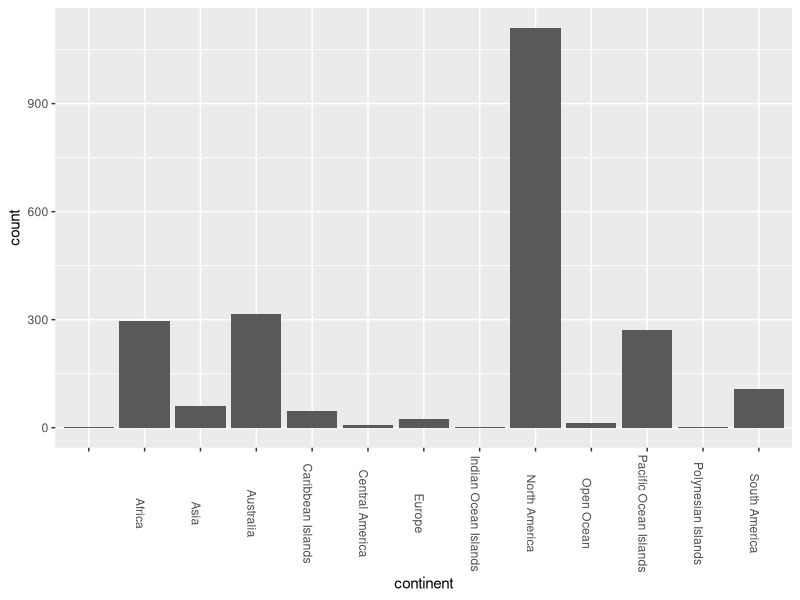
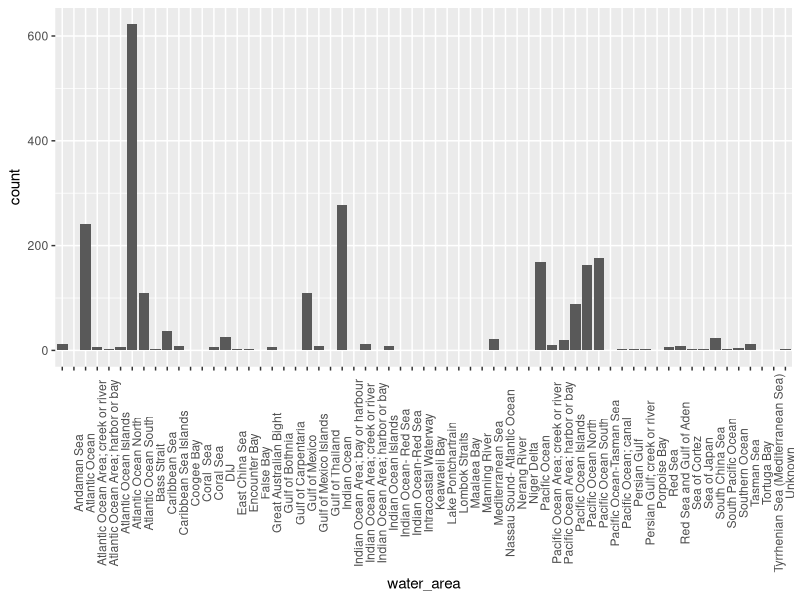
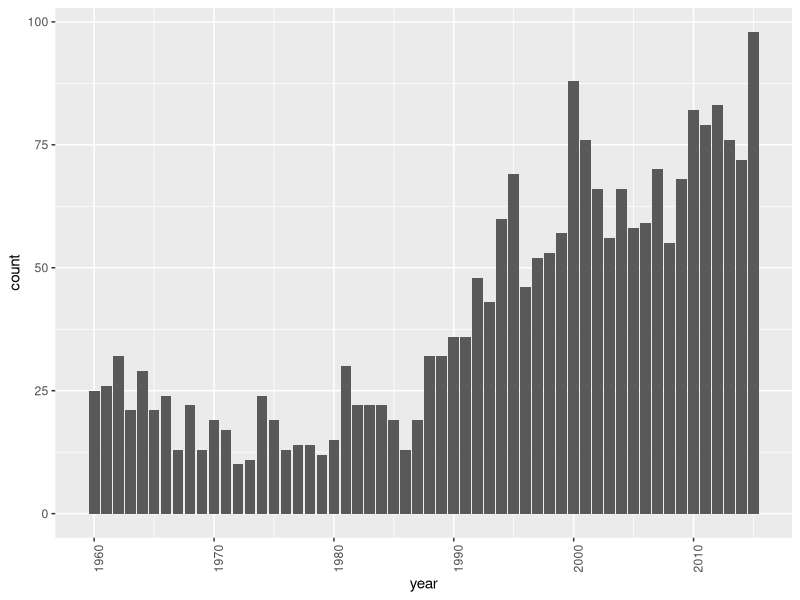

R code for these plots, in order:
## ---- chunk 1
SharkAttackdata <- read.csv("../data/SharkAttackdata.csv")
## ---- chunk 2
library(dplyr)
library(ggplot2)
## ---- chunk 3
Water_area_freq <- count(SharkAttackdata, 'water_area')
## ---- chunk 4
Continent_freq <- count(SharkAttackdata, 'continent')
## ---- chunk 5
ggplot(SharkAttackdata, aes(continent)) +
  geom_bar() +
   theme(legend.position = "bottom") +
    theme(legend.direction = "vertical") +
    theme(axis.text.x = element_text(angle = -90))
## ---- chunk 6
ggplot(SharkAttackdata, aes(water_area)) +
  geom_bar() + 
  theme(axis.text.x = element_text(angle = 90))

## ---- chunk 7
ggplot(SharkAttackdata, aes(year)) +
  geom_bar() + 
   theme(legend.position = "bottom") +
    theme(legend.direction = "vertical") +
    theme(axis.text.x = element_text(angle = 90))+
  scale_x_continuous( breaks=pretty(SharkAttackdata$year))
